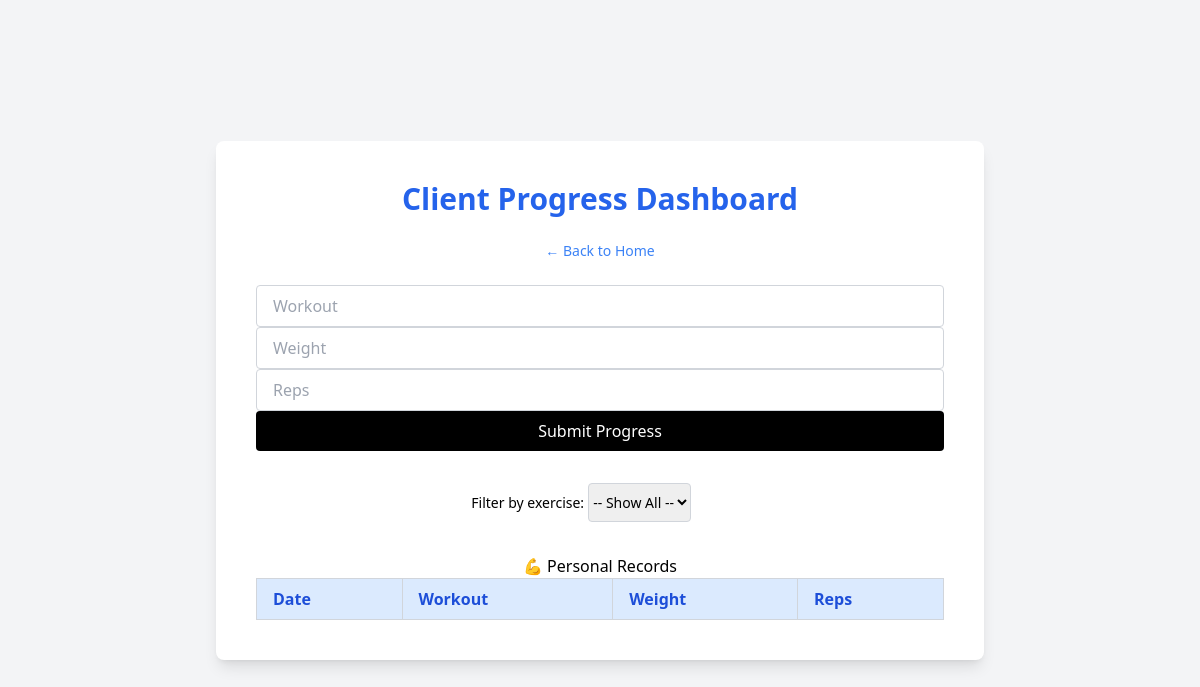
/progress (signed in), run on an earlier commit of the app's database.
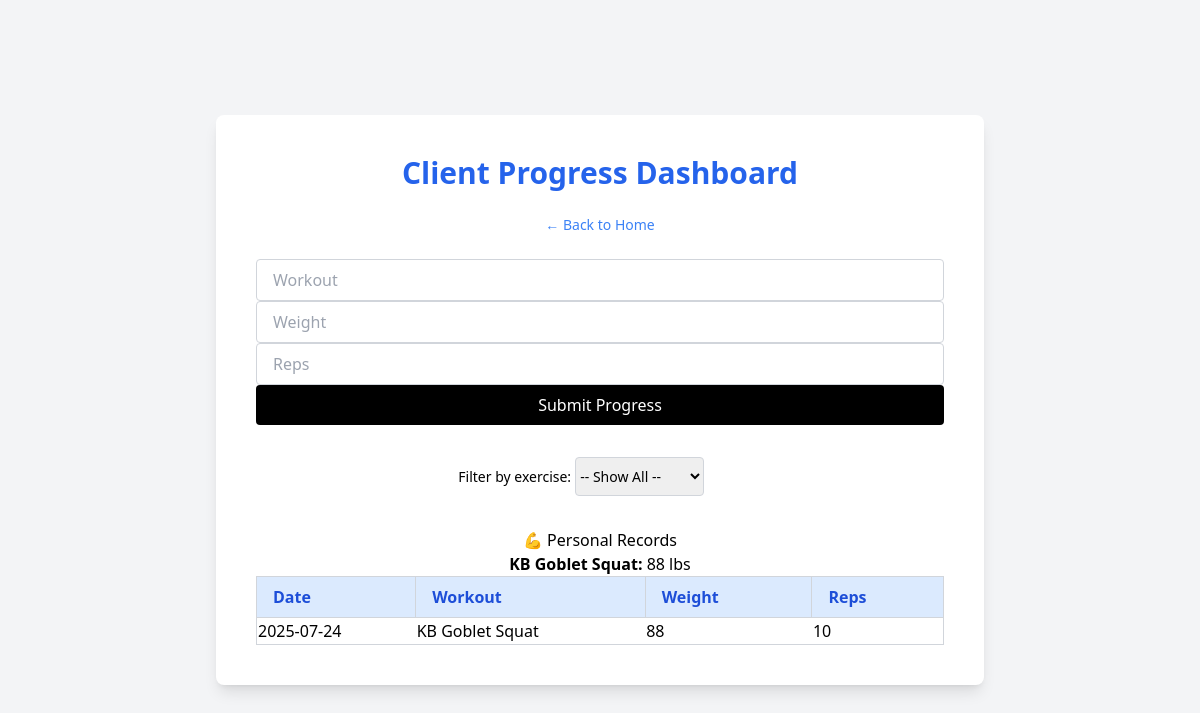
And on a later commit of the database.
### app.py (models this page shows)
class Progress(db.Model):
    id = db.Column(db.Integer, primary_key=True)
    date = db.Column(db.String(10))
    exercise = db.Column(db.String(100))
    weight = db.Column(db.Integer)
    reps = db.Column(db.Integer)
    user_id = db.Column(db.Integer, db.ForeignKey('user.id'), nullable=False)

### app.py (the view, shortened to what this page needs)
@app.route('/progress', methods=['GET', 'POST'])
@login_required
def progress():
    selected_exercise = request.args.get('exercise')
    if selected_exercise:
        progress_data = Progress.query.filter_by(
            exercise=selected_exercise, user_id=current_user.id
        ).order_by(Progress.date.desc()).all()
    else:
        progress_data = Progress.query.filter_by(
            user_id=current_user.id
        ).order_by(Progress.date.desc()).all()
    all_exercises = db.session.query(Progress.exercise).filter_by(
        user_id=current_user.id
    ).distinct().all()
    all_exercises = [e[0] for e in all_exercises]
    pr_data = db.session.query(
        Progress.exercise,
        func.max(Progress.weight)
    ).filter_by(user_id=current_user.id).group_by(Progress.exercise).all()
    return render_template('progress.html',
                           progress_data=progress_data,
                           all_exercises=all_exercises,
                           selected_exercise=selected_exercise,
                           pr_data=pr_data)

### app.py (called while the page is built)
@login_manager.user_loader
def load_user(user_id):
    return User.query.get(int(user_id))

### templates/progress.html (shortened to what this page needs)
<!DOCTYPE html>
<html>
<head>
  <link href="/static/css/output.css" rel="stylesheet">
</head>
<body class="bg-gray-100 min-h-screen flex items-center justify-center">
  <div class="bg-white p-10 rounded-lg shadow-lg w-full max-w-3xl">
    <h1 class="text-3xl font-bold text-blue-600 mb-6 text-center">Client Progress Dashboard</h1>
    <a href="{{ url_for('index') }}" class="block mb-6 text-blue-500 hover:underline text-sm text-center">← Back to Home</a>
    <form method="POST" action="/progress" class="mb-8 max-w-md mx-auto space-y-4">
      <input type="text" name="exercise" placeholder="Workout"
             class="w-full border border-gray-300 rounded px-4 py-2 focus:outline-none focus:ring-2 focus:ring-blue-400" required>
      <input type="number" name="weight" placeholder="Weight"
             class="w-full border border-gray-300 rounded px-4 py-2 focus:outline-none focus:ring-2 focus:ring-blue-400" required>
      <input type="number" name="reps" placeholder="Reps"
             class="w-full border border-gray-300 rounded px-4 py-2 focus:outline-none focus:ring-2 focus:ring-blue-400" required>
      <button type="submit"
              class="bg-black text-white px-4 py-2 rounded hover:bg-gray-800 transition duration-200 w-full">
        Submit Progress
      </button>
    </form>
<form method="GET" action="/progress" class="mb-8 text-center">
  <label for="exercise" class="mr-2 text-sm font-medium">Filter by exercise:</label>
  <select name="exercise" id="exercise"
          class="px-3 py-2 border border-gray-300 rounded text-sm">
    <option value="">-- Show All --</option>
  </select>
  <button type="submit"
          class="ml-2 px-3 py-2 bg-blue-500 text-white rounded text-sm hover:bg-blue-600">
  </button>
</form>
<h2 class="text-xl font-semibold mb-2 text-center">💪 Personal Records</h2>
<ul class="text-center mb-10">
  {% for exercise, weight in pr_data %}
    <li class="text-gray-700">
      <strong>{{ exercise }}:</strong> {{ weight }} lbs
    </li>
  {% endfor %}
</ul>
    <div class="overflow-x-auto mt-10">
      <table class="table-auto w-full text-left border-collapse border border-gray-300">
        <thead class="bg-blue-100 text-blue-700">
          <tr>
            <th class="px-4 py-2 border border-gray-300">Date</th>
            <th class="px-4 py-2 border border-gray-300">Workout</th>
            <th class="px-4 py-2 border border-gray-300">Weight</th>
            <th class="px-4 py-2 border border-gray-300">Reps</th>
          </tr>
        </thead>
        <tbody>
          {% for entry in progress_data %}
  <tr>
    <td>{{ entry.date }}</td>
    <td>{{ entry.exercise }}</td>
    <td>{{ entry.weight }}</td>
    <td>{{ entry.reps }}</td>
  </tr>
{% endfor %}
        </tbody>
      </table>
    </div>
  </div>
</body>
</html>

What changed in the data, as far as the page shows it:
added Progress: exercise "KB Goblet Squat", weight "88", date "2025-07-24", reps "10"
